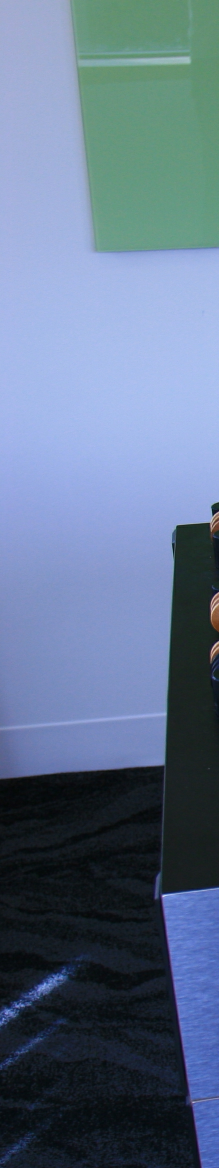
%> input picture XLA_NC/Code_Sach/Code8_4_2/1.jpg, 438 x 2336 px (shown at 1/2 size)
$ octave code8_4_2.m   (GNU Octave 9; MATLAB toolbox functions it lacks are replaced by stand-ins)
%> lines starting %> are read from the running program, lines starting %| are printed output that depends on the picture
clear;clc;
%%%%%%%%%%%%%%%%%%input images, tectonic image pyramid, save an array
tic
fprintf(' input images, tectonic image pyramid,...');
level = 3;
T0 = uint8([]); T = uint8([]);
%%%%%%%%%%%%%%%%%%%%%%
i1 = imread('1.jpg'); T0(:, :, :, 1) = i1;
%> further down, i1 is the input picture: size 2336x438x3 uint8; mean R, G, B 95.8, 114.3, 139.7
i2 = imread('2.jpg'); T0(:, :, :, 2) = i2;
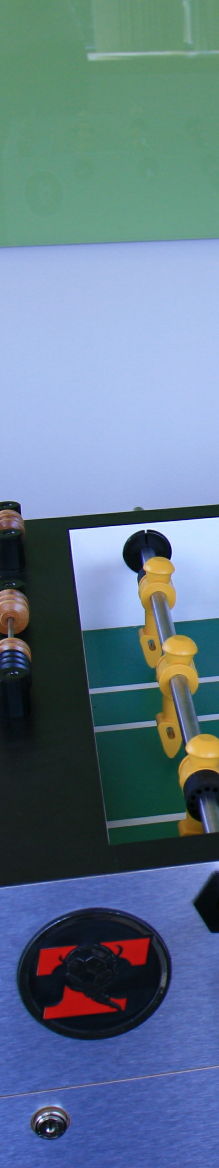
%> input picture XLA_NC/Code_Sach/Code8_4_2/2.jpg, 438 x 2336 px (shown at 1/2 size)
%> further down, i2 is the input picture: size 2336x438x3 uint8; mean R, G, B 95.7, 118.5, 138
i3 = imread('3.jpg'); T0(:, :, :, 3) = i3;
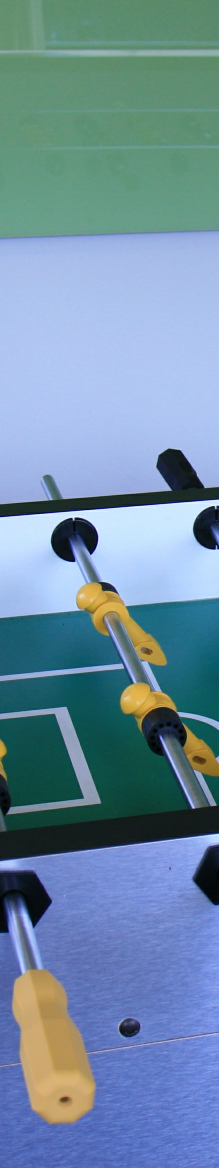
%> input picture XLA_NC/Code_Sach/Code8_4_2/3.jpg, 438 x 2336 px (shown at 1/2 size)
%> further down, i3 is the input picture: size 2336x438x3 uint8; mean R, G, B 111, 141.1, 163.6

i4 = imread('4.jpg'); T0(:, :, :, 4) = i4;
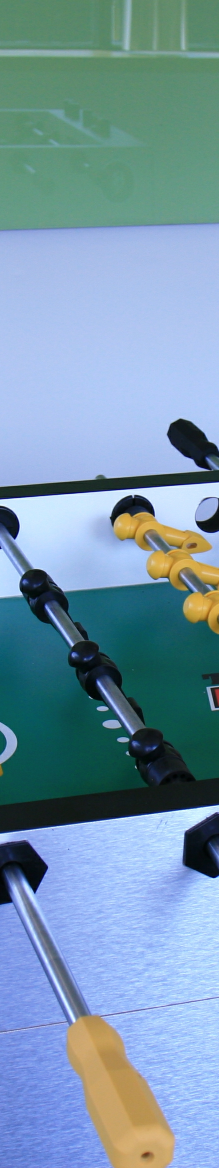
%> input picture XLA_NC/Code_Sach/Code8_4_2/4.jpg, 438 x 2336 px (shown at 1/2 size)
%> further down, i4 is the input picture: size 2336x438x3 uint8; mean R, G, B 118.1, 149.8, 169.6
i5 = imread('5.jpg'); T0(:, :, :, 5) = i5;
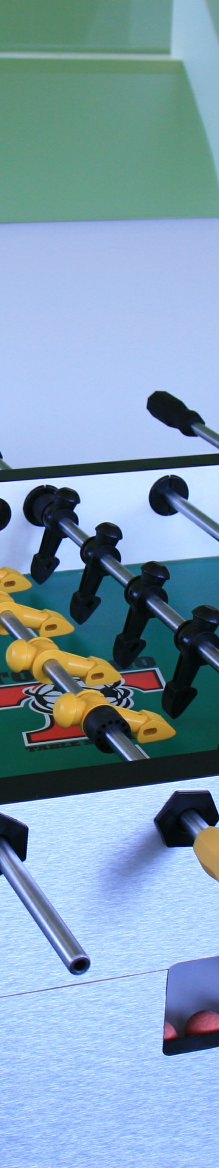
%> input picture XLA_NC/Code_Sach/Code8_4_2/5.jpg, 438 x 2336 px (shown at 1/2 size)
%> further down, i5 is the input picture: size 2336x438x3 uint8; mean R, G, B 127.1, 156, 177
i6 = imread('6.jpg'); T0(:, :, :, 6) = i6;
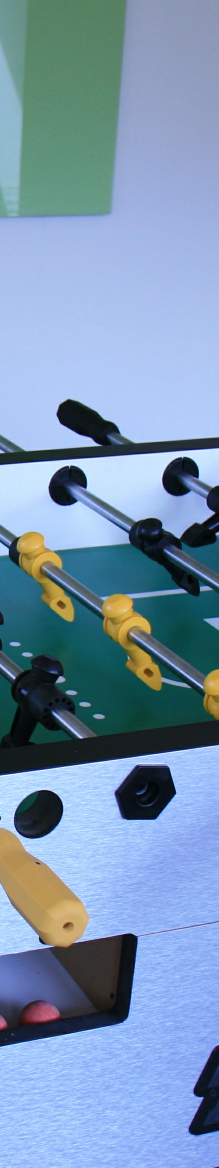
%> input picture XLA_NC/Code_Sach/Code8_4_2/6.jpg, 438 x 2336 px (shown at 1/2 size)
%> further down, i6 is the input picture: size 2336x438x3 uint8; mean R, G, B 121.5, 148.2, 176.2
%> (the run ends here)
